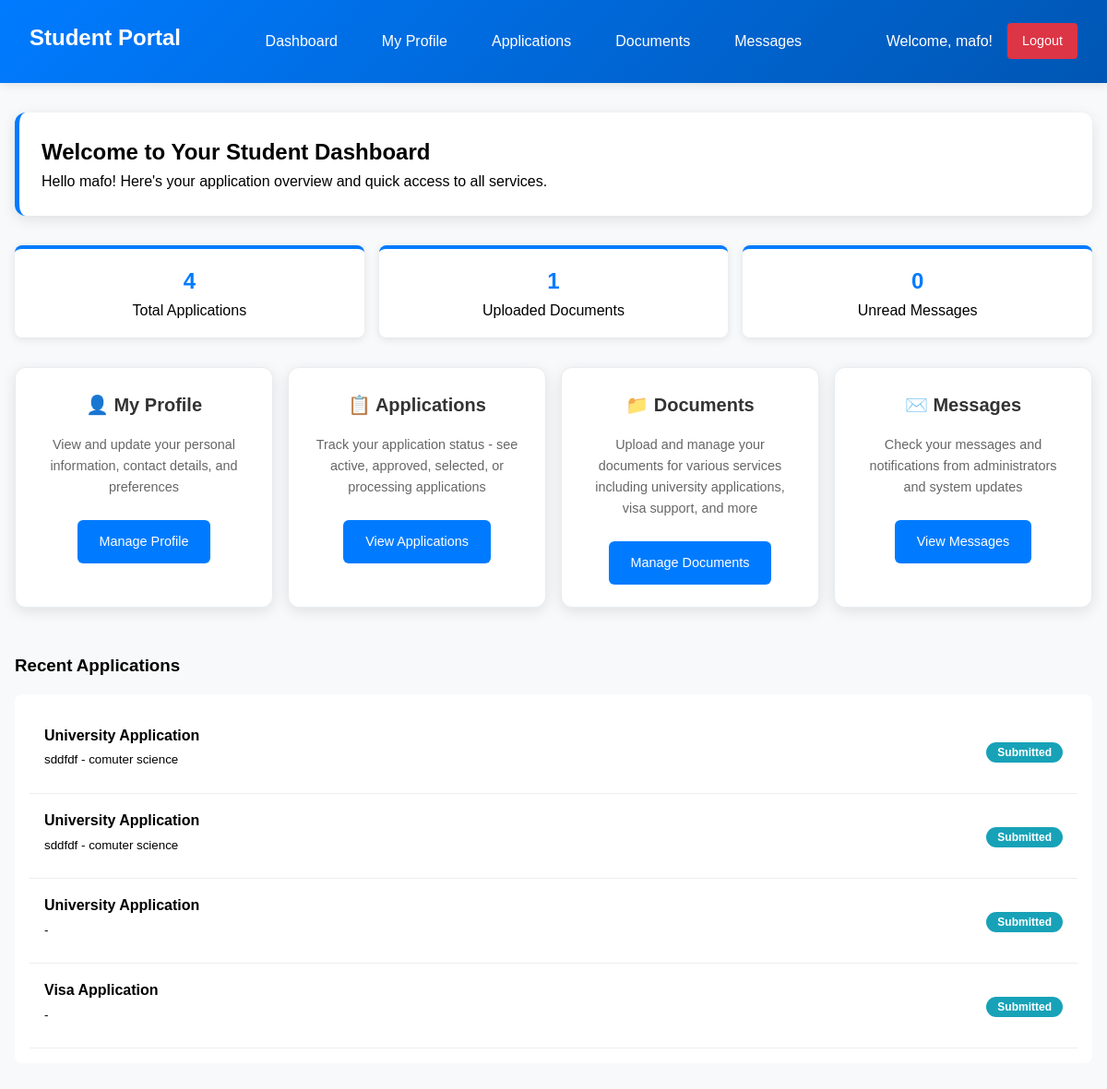
The app's page /student-portal/ (signed in), older data.
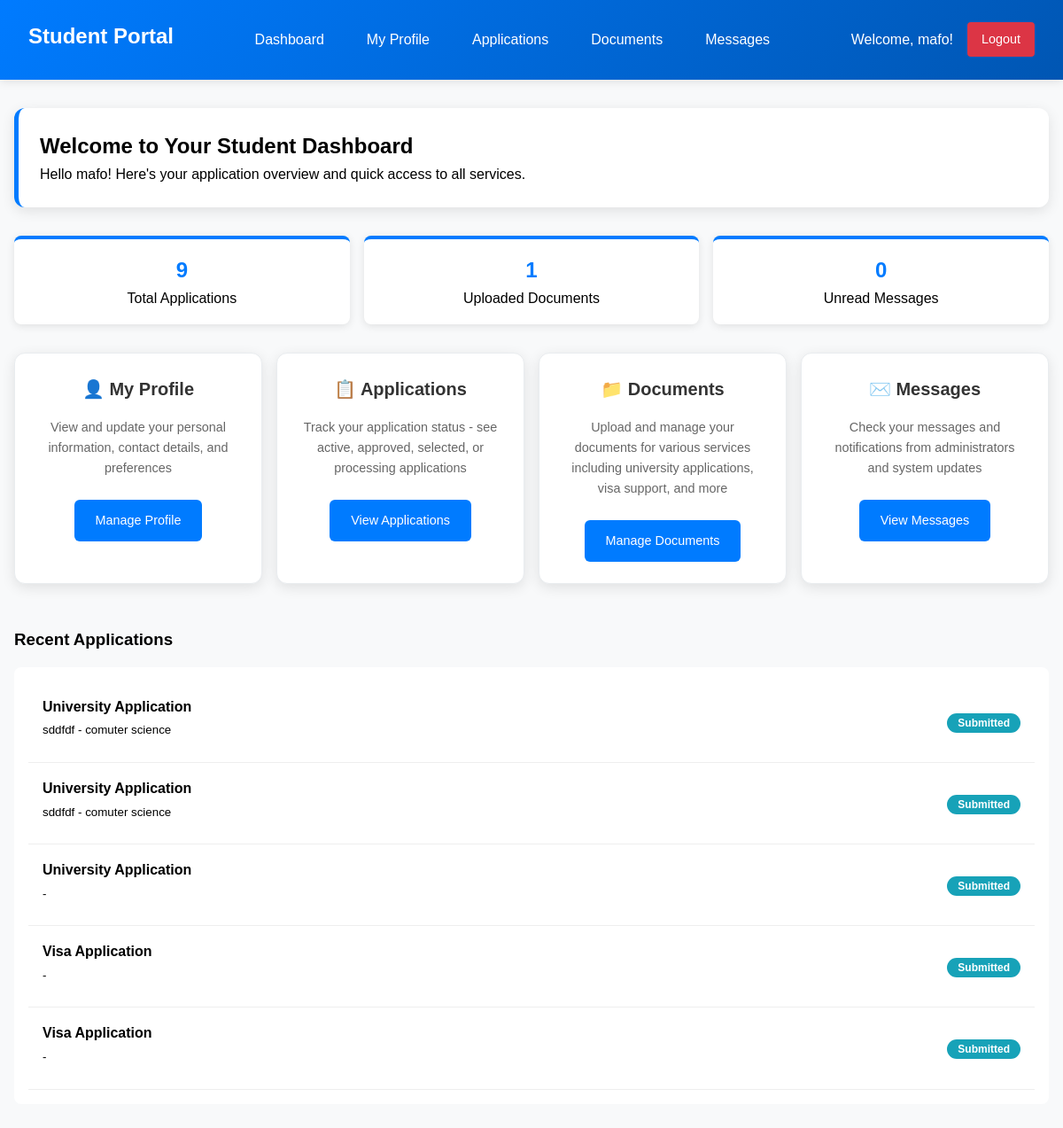
The same page, newer data.
### student_portal/models.py (models this page shows, shortened)
class Application(models.Model):
    APPLICATION_STATUS = [
        ('pending_payment', 'Pending Payment'),
        ('submitted', 'Submitted'),
        ('under_review', 'Under Review'),
        ('approved', 'Approved'),
        ('rejected', 'Rejected'),
        ('selected', 'Selected'),
    ]
    APPLICATION_TYPES = [
        ('university', 'University Application'),
        ('visa', 'Visa Application'),
        ('scholarship', 'Scholarship'),
        ('loan', 'Student Loan'),
    ]
    student = models.ForeignKey(User, on_delete=models.CASCADE)
    application_type = models.CharField(max_length=20, choices=APPLICATION_TYPES)
    university_name = models.CharField(max_length=255, blank=True)
    course = models.CharField(max_length=255, blank=True)
    country = models.CharField(max_length=100, blank=True)
    status = models.CharField(max_length=20, choices=APPLICATION_STATUS, default='pending_payment')
    submission_date = models.DateTimeField(auto_now_add=True)
    created_at = models.DateTimeField(auto_now_add=True)
    updated_at = models.DateTimeField(auto_now=True)
    is_paid = models.BooleanField(default=False)
    payment_amount = models.DecimalField(max_digits=10, decimal_places=2, default=5000.00)

### student_portal/views.py (the view)
# urls.py: path('', views.student_dashboard, name='dashboard'),
@login_required(login_url='student_portal:login')
def student_dashboard(request):
    applications = Application.objects.filter(student=request.user)
    documents = Document.objects.filter(student=request.user)
    unread_messages = Message.objects.filter(student=request.user, is_read=False)
    context = {
        'applications': applications,
        'documents_count': documents.count(),
        'unread_messages_count': unread_messages.count(),
    }
    return render(request, 'student_portal/dashboard.html', context)

### student_portal/templates/student_portal/dashboard.html (shortened to what this page needs)
<!DOCTYPE html>
<html lang="en">
<head>
</head>
<body>
    <div class="header">
        <h1>Student Portal</h1>
        <nav class="nav-menu">
            <a href="{% url 'student_portal:dashboard' %}">Dashboard</a>
            <a href="{% url 'student_portal:profile' %}">My Profile</a>
            <a href="{% url 'student_portal:applications' %}">Applications</a>
            <a href="{% url 'student_portal:documents' %}">Documents</a>
            <a href="{% url 'student_portal:messages' %}">
                Messages
            </a>
        </nav>
        <div class="user-info">
            Welcome, {{ user.get_full_name|default:user.username }}!
            <a href="{% url 'student_portal:logout' %}" class="btn-logout">Logout</a>
        </div>
    </div>
    <div class="container">
        <div class="welcome-card">
            <h2>Welcome to Your Student Dashboard</h2>
            <p>Hello {{ user.first_name|default:user.username }}! Here's your application overview and quick access to all services.</p>
        </div>
        <div class="stats-grid">
            <div class="stat-card">
                <div class="stat-number">{{ applications.count }}</div>
                <div>Total Applications</div>
            </div>
            <div class="stat-card">
                <div class="stat-number">{{ documents_count }}</div>
                <div>Uploaded Documents</div>
            </div>
            <div class="stat-card">
                <div class="stat-number">{{ unread_messages_count }}</div>
                <div>Unread Messages</div>
            </div>
        </div>
        <div class="dashboard-grid">
            <div class="dashboard-card" onclick="location.href='{% url 'student_portal:profile' %}'">
                <h3>👤 My Profile</h3>
                <p>View and update your personal information, contact details, and preferences</p>
                <a href="{% url 'student_portal:profile' %}" class="btn-primary">Manage Profile</a>
            </div>
            <div class="dashboard-card" onclick="location.href='{% url 'student_portal:applications' %}'">
                <h3>📋 Applications</h3>
                <p>Track your application status - see active, approved, selected, or processing applications</p>
                <a href="{% url 'student_portal:applications' %}" class="btn-primary">View Applications</a>
            </div>
            <div class="dashboard-card" onclick="location.href='{% url 'student_portal:documents' %}'">
                <h3>📁 Documents</h3>
                <p>Upload and manage your documents for various services including university applications, visa support, and more</p>
                <a href="{% url 'student_portal:documents' %}" class="btn-primary">Manage Documents</a>
            </div>
            <div class="dashboard-card" onclick="location.href='{% url 'student_portal:messages' %}'">
                <h3>✉️ Messages</h3>
                <p>Check your messages and notifications from administrators and system updates</p>
                <a href="{% url 'student_portal:messages' %}" class="btn-primary">View Messages</a>
            </div>
        </div>
        {% if applications %}
        <div class="recent-applications">
            <h3>Recent Applications</h3>
            <div class="applications-list">
                {% for application in applications|slice:":5" %}
                <div class="application-item">
                    <div class="application-details">
                        <strong>{{ application.get_application_type_display }}</strong>
                        <br>
                        <small>{{ application.university_name }} - {{ application.course }}</small>
                    </div>
                    <div>
                        <span class="application-status status-{{ application.status }}">
                            {{ application.get_status_display }}
                        </span>
                    </div>
                </div>
                {% endfor %}
            </div>
        </div>
        {% endif %}
    </div>
</body>
</html>

Row changes from the older to the newer data that the page shows:
added Application: application_type "Visa Application", status "Submitted"
Text that changed along with them:
{{ applications.count }}: "4" → "9"
